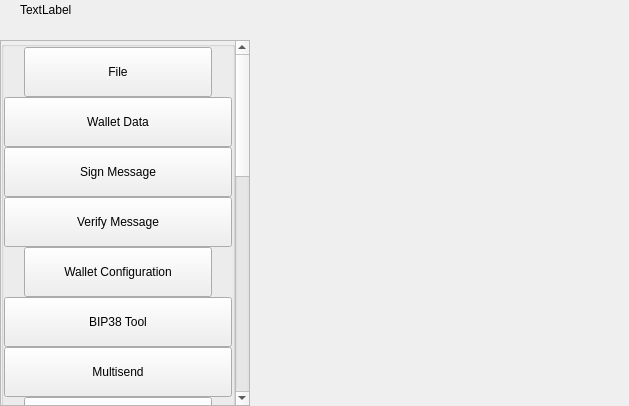
<?xml version="1.0" encoding="UTF-8"?>
<ui version="4.0">
 <class>SettingsWidget</class>
 <widget class="QWidget" name="SettingsWidget">
  <property name="geometry">
   <rect>
    <x>0</x>
    <y>0</y>
    <width>629</width>
    <height>406</height>
   </rect>
  </property>
  <property name="windowTitle">
   <string>Form</string>
  </property>
  <layout class="QHBoxLayout" name="horizontalLayout" stretch="1,2">
   <property name="spacing">
    <number>0</number>
   </property>
   <property name="leftMargin">
    <number>0</number>
   </property>
   <property name="topMargin">
    <number>0</number>
   </property>
   <property name="rightMargin">
    <number>0</number>
   </property>
   <property name="bottomMargin">
    <number>0</number>
   </property>
   <item>
    <widget class="QWidget" name="left" native="true">
     <property name="minimumSize">
      <size>
       <width>250</width>
       <height>0</height>
      </size>
     </property>
     <layout class="QVBoxLayout" name="verticalLayout_3">
      <property name="leftMargin">
       <number>0</number>
      </property>
      <property name="topMargin">
       <number>0</number>
      </property>
      <property name="rightMargin">
       <number>0</number>
      </property>
      <property name="bottomMargin">
       <number>0</number>
      </property>
      <item>
       <layout class="QVBoxLayout" name="verticalLayout_2">
        <property name="spacing">
         <number>0</number>
        </property>
        <item>
         <layout class="QHBoxLayout" name="horizontalLayout_3">
          <property name="spacing">
           <number>0</number>
          </property>
          <property name="leftMargin">
           <number>20</number>
          </property>
          <property name="rightMargin">
           <number>20</number>
          </property>
          <item>
           <widget class="QLabel" name="labelTitle">
            <property name="text">
             <string>TextLabel</string>
            </property>
           </widget>
          </item>
          <item>
           <spacer name="horizontalSpacer">
            <property name="orientation">
             <enum>Qt::Horizontal</enum>
            </property>
            <property name="sizeHint" stdset="0">
             <size>
              <width>40</width>
              <height>20</height>
             </size>
            </property>
           </spacer>
          </item>
         </layout>
        </item>
        <item>
         <spacer name="verticalSpacer_2">
          <property name="orientation">
           <enum>Qt::Vertical</enum>
          </property>
          <property name="sizeType">
           <enum>QSizePolicy::Fixed</enum>
          </property>
          <property name="sizeHint" stdset="0">
           <size>
            <width>20</width>
            <height>20</height>
           </size>
          </property>
         </spacer>
        </item>
        <item>
         <layout class="QVBoxLayout" name="verticalLayout_6">
          <item>
           <widget class="QScrollArea" name="scrollArea">
            <property name="styleSheet">
             <string notr="true"/>
            </property>
            <property name="horizontalScrollBarPolicy">
             <enum>Qt::ScrollBarAlwaysOff</enum>
            </property>
            <property name="sizeAdjustPolicy">
             <enum>QAbstractScrollArea::AdjustIgnored</enum>
            </property>
            <property name="widgetResizable">
             <bool>true</bool>
            </property>
            <property name="alignment">
             <set>Qt::AlignLeading|Qt::AlignLeft|Qt::AlignTop</set>
            </property>
            <widget class="QWidget" name="scrollAreaWidgetContents">
             <property name="geometry">
              <rect>
               <x>0</x>
               <y>0</y>
               <width>230</width>
               <height>1037</height>
              </rect>
             </property>
             <property name="autoFillBackground">
              <bool>true</bool>
             </property>
             <layout class="QVBoxLayout" name="verticalLayout_7">
              <property name="spacing">
               <number>0</number>
              </property>
              <property name="sizeConstraint">
               <enum>QLayout::SetDefaultConstraint</enum>
              </property>
              <property name="leftMargin">
               <number>0</number>
              </property>
              <property name="topMargin">
               <number>0</number>
              </property>
              <property name="rightMargin">
               <number>0</number>
              </property>
              <property name="bottomMargin">
               <number>0</number>
              </property>
              <item>
               <layout class="QVBoxLayout" name="verticalLayout">
                <item>
                 <widget class="QGroupBox" name="groupBox">
                  <property name="title">
                   <string/>
                  </property>
                  <layout class="QVBoxLayout" name="verticalLayout_9">
                   <property name="spacing">
                    <number>0</number>
                   </property>
                   <property name="leftMargin">
                    <number>0</number>
                   </property>
                   <property name="topMargin">
                    <number>0</number>
                   </property>
                   <property name="rightMargin">
                    <number>0</number>
                   </property>
                   <property name="bottomMargin">
                    <number>0</number>
                   </property>
                   <item>
                    <layout class="QHBoxLayout" name="horizontalLayout_2">
                     <property name="spacing">
                      <number>0</number>
                     </property>
                     <property name="leftMargin">
                      <number>20</number>
                     </property>
                     <property name="rightMargin">
                      <number>20</number>
                     </property>
                     <item alignment="Qt::AlignTop">
                      <widget class="QPushButton" name="pushButtonFile">
                       <property name="minimumSize">
                        <size>
                         <width>0</width>
                         <height>50</height>
                        </size>
                       </property>
                       <property name="maximumSize">
                        <size>
                         <width>16777215</width>
                         <height>50</height>
                        </size>
                       </property>
                       <property name="text">
                        <string>File</string>
                       </property>
                       <property name="checkable">
                        <bool>true</bool>
                       </property>
                       <property name="autoExclusive">
                        <bool>false</bool>
                       </property>
                      </widget>
                     </item>
                    </layout>
                   </item>
                   <item>
                    <widget class="QWidget" name="fileButtonsWidget" native="true">
                     <layout class="QVBoxLayout" name="verticalLayout_8">
                      <property name="spacing">
                       <number>0</number>
                      </property>
                      <property name="leftMargin">
                       <number>0</number>
                      </property>
                      <property name="topMargin">
                       <number>0</number>
                      </property>
                      <property name="rightMargin">
                       <number>0</number>
                      </property>
                      <property name="bottomMargin">
                       <number>0</number>
                      </property>
                      <item>
                       <widget class="QPushButton" name="pushButtonFile2">
                        <property name="minimumSize">
                         <size>
                          <width>0</width>
                          <height>50</height>
                         </size>
                        </property>
                        <property name="maximumSize">
                         <size>
                          <width>16777215</width>
                          <height>50</height>
                         </size>
                        </property>
                        <property name="text">
                         <string>Wallet Data</string>
                        </property>
                        <property name="checkable">
                         <bool>true</bool>
                        </property>
                        <property name="autoExclusive">
                         <bool>true</bool>
                        </property>
                       </widget>
                      </item>
                      <item>
                       <widget class="QPushButton" name="pushButtonFile3">
                        <property name="minimumSize">
                         <size>
                          <width>0</width>
                          <height>50</height>
                         </size>
                        </property>
                        <property name="maximumSize">
                         <size>
                          <width>16777215</width>
                          <height>50</height>
                         </size>
                        </property>
                        <property name="text">
                         <string>Sign Message</string>
                        </property>
                        <property name="checkable">
                         <bool>true</bool>
                        </property>
                        <property name="autoExclusive">
                         <bool>true</bool>
                        </property>
                       </widget>
                      </item>
                      <item>
                       <widget class="QPushButton" name="pushButtonFile4">
                        <property name="minimumSize">
                         <size>
                          <width>0</width>
                          <height>50</height>
                         </size>
                        </property>
                        <property name="maximumSize">
                         <size>
                          <width>16777215</width>
                          <height>50</height>
                         </size>
                        </property>
                        <property name="text">
                         <string>Verify Message</string>
                        </property>
                        <property name="checkable">
                         <bool>true</bool>
                        </property>
                        <property name="autoExclusive">
                         <bool>true</bool>
                        </property>
                       </widget>
                      </item>
                     </layout>
                    </widget>
                   </item>
                   <item>
                    <layout class="QHBoxLayout" name="horizontalLayout_2">
                     <property name="spacing">
                      <number>0</number>
                     </property>
                     <property name="leftMargin">
                      <number>20</number>
                     </property>
                     <property name="rightMargin">
                      <number>20</number>
                     </property>
                     <item alignment="Qt::AlignTop">
                      <widget class="QPushButton" name="pushButtonConfiguration">
                       <property name="minimumSize">
                        <size>
                         <width>0</width>
                         <height>50</height>
                        </size>
                       </property>
                       <property name="maximumSize">
                        <size>
                         <width>16777215</width>
                         <height>50</height>
                        </size>
                       </property>
                       <property name="text">
                        <string>Wallet Configuration</string>
                       </property>
                       <property name="checkable">
                        <bool>true</bool>
                       </property>
                       <property name="autoExclusive">
                        <bool>false</bool>
                       </property>
                      </widget>
                     </item>
                    </layout>
                   </item>
                   <item>
                    <widget class="QWidget" name="configurationButtonsWidget" native="true">
                     <layout class="QVBoxLayout" name="verticalLayout_10">
                      <property name="spacing">
                       <number>0</number>
                      </property>
                      <property name="leftMargin">
                       <number>0</number>
                      </property>
                      <property name="topMargin">
                       <number>0</number>
                      </property>
                      <property name="rightMargin">
                       <number>0</number>
                      </property>
                      <property name="bottomMargin">
                       <number>0</number>
                      </property>
                      <item>
                       <widget class="QPushButton" name="pushButtonConfiguration3">
                        <property name="minimumSize">
                         <size>
                          <width>0</width>
                          <height>50</height>
                         </size>
                        </property>
                        <property name="maximumSize">
                         <size>
                          <width>16777215</width>
                          <height>50</height>
                         </size>
                        </property>
                        <property name="text">
                         <string>BIP38 Tool</string>
                        </property>
                        <property name="checkable">
                         <bool>true</bool>
                        </property>
                        <property name="autoExclusive">
                         <bool>true</bool>
                        </property>
                       </widget>
                      </item>
                      <item>
                       <widget class="QPushButton" name="pushButtonConfiguration4">
                        <property name="minimumSize">
                         <size>
                          <width>0</width>
                          <height>50</height>
                         </size>
                        </property>
                        <property name="maximumSize">
                         <size>
                          <width>16777215</width>
                          <height>50</height>
                         </size>
                        </property>
                        <property name="text">
                         <string>Multisend</string>
                        </property>
                        <property name="checkable">
                         <bool>true</bool>
                        </property>
                        <property name="autoExclusive">
                         <bool>true</bool>
                        </property>
                       </widget>
                      </item>
                     </layout>
                    </widget>
                   </item>
                   <item>
                    <layout class="QHBoxLayout" name="horizontalLayout_2">
                     <property name="spacing">
                      <number>0</number>
                     </property>
                     <property name="leftMargin">
                      <number>20</number>
                     </property>
                     <property name="rightMargin">
                      <number>20</number>
                     </property>
                     <item alignment="Qt::AlignTop">
                      <widget class="QPushButton" name="pushButtonOptions">
                       <property name="minimumSize">
                        <size>
                         <width>0</width>
                         <height>50</height>
                        </size>
                       </property>
                       <property name="maximumSize">
                        <size>
                         <width>16777215</width>
                         <height>50</height>
                        </size>
                       </property>
                       <property name="text">
                        <string>Options</string>
                       </property>
                       <property name="checkable">
                        <bool>true</bool>
                       </property>
                       <property name="autoExclusive">
                        <bool>false</bool>
                       </property>
                      </widget>
                     </item>
                    </layout>
                   </item>
                   <item>
                    <widget class="QWidget" name="optionsButtonsWidget" native="true">
                     <layout class="QVBoxLayout" name="verticalLayout_11">
                      <property name="spacing">
                       <number>0</number>
                      </property>
                      <property name="leftMargin">
                       <number>0</number>
                      </property>
                      <property name="topMargin">
                       <number>0</number>
                      </property>
                      <property name="rightMargin">
                       <number>0</number>
                      </property>
                      <property name="bottomMargin">
                       <number>0</number>
                      </property>
                      <item>
                       <widget class="QPushButton" name="pushButtonOptions1">
                        <property name="minimumSize">
                         <size>
                          <width>0</width>
                          <height>50</height>
                         </size>
                        </property>
                        <property name="maximumSize">
                         <size>
                          <width>16777215</width>
                          <height>50</height>
                         </size>
                        </property>
                        <property name="text">
                         <string>Main</string>
                        </property>
                        <property name="checkable">
                         <bool>true</bool>
                        </property>
                        <property name="checked">
                         <bool>false</bool>
                        </property>
                        <property name="autoExclusive">
                         <bool>true</bool>
                        </property>
                       </widget>
                      </item>
                      <item>
                       <widget class="QPushButton" name="pushButtonOptions2">
                        <property name="minimumSize">
                         <size>
                          <width>0</width>
                          <height>50</height>
                         </size>
                        </property>
                        <property name="maximumSize">
                         <size>
                          <width>16777215</width>
                          <height>50</height>
                         </size>
                        </property>
                        <property name="text">
                         <string>Wallet</string>
                        </property>
                        <property name="checkable">
                         <bool>true</bool>
                        </property>
                        <property name="autoExclusive">
                         <bool>true</bool>
                        </property>
                       </widget>
                      </item>
                      <item>
                       <widget class="QPushButton" name="pushButtonOptions3">
                        <property name="minimumSize">
                         <size>
                          <width>0</width>
                          <height>50</height>
                         </size>
                        </property>
                        <property name="maximumSize">
                         <size>
                          <width>16777215</width>
                          <height>50</height>
                         </size>
                        </property>
                        <property name="text">
                         <string>Network</string>
                        </property>
                        <property name="checkable">
                         <bool>true</bool>
                        </property>
                        <property name="autoExclusive">
                         <bool>true</bool>
                        </property>
                       </widget>
                      </item>
                      <item>
                       <widget class="QPushButton" name="pushButtonOptions4">
                        <property name="minimumSize">
                         <size>
                          <width>0</width>
                          <height>50</height>
                         </size>
                        </property>
                        <property name="maximumSize">
                         <size>
                          <width>16777215</width>
                          <height>50</height>
                         </size>
                        </property>
                        <property name="text">
                         <string>Window</string>
                        </property>
                        <property name="checkable">
                         <bool>true</bool>
                        </property>
                        <property name="autoExclusive">
                         <bool>true</bool>
                        </property>
                       </widget>
                      </item>
                      <item>
                       <widget class="QPushButton" name="pushButtonOptions5">
                        <property name="minimumSize">
                         <size>
                          <width>0</width>
                          <height>50</height>
                         </size>
                        </property>
                        <property name="maximumSize">
                         <size>
                          <width>16777215</width>
                          <height>50</height>
                         </size>
                        </property>
                        <property name="text">
                         <string>Display</string>
                        </property>
                        <property name="checkable">
                         <bool>true</bool>
                        </property>
                        <property name="autoExclusive">
                         <bool>true</bool>
                        </property>
                       </widget>
                      </item>
                     </layout>
                    </widget>
                   </item>
                   <item>
                    <layout class="QHBoxLayout" name="horizontalTools">
                     <property name="spacing">
                      <number>0</number>
                     </property>
                     <property name="leftMargin">
                      <number>20</number>
                     </property>
                     <property name="rightMargin">
                      <number>20</number>
                     </property>
                     <item alignment="Qt::AlignTop">
                      <widget class="QPushButton" name="pushButtonTools">
                       <property name="minimumSize">
                        <size>
                         <width>0</width>
                         <height>50</height>
                        </size>
                       </property>
                       <property name="maximumSize">
                        <size>
                         <width>16777215</width>
                         <height>50</height>
                        </size>
                       </property>
                       <property name="text">
                        <string>Tools</string>
                       </property>
                       <property name="checkable">
                        <bool>true</bool>
                       </property>
                       <property name="autoExclusive">
                        <bool>false</bool>
                       </property>
                      </widget>
                     </item>
                    </layout>
                   </item>
                   <item>
                    <widget class="QWidget" name="toolsButtonsWidget" native="true">
                     <layout class="QVBoxLayout" name="verticalTools_11">
                      <property name="spacing">
                       <number>0</number>
                      </property>
                      <property name="leftMargin">
                       <number>0</number>
                      </property>
                      <property name="topMargin">
                       <number>0</number>
                      </property>
                      <property name="rightMargin">
                       <number>0</number>
                      </property>
                      <property name="bottomMargin">
                       <number>0</number>
                      </property>
                      <item>
                       <widget class="QPushButton" name="pushButtonTools1">
                        <property name="minimumSize">
                         <size>
                          <width>0</width>
                          <height>50</height>
                         </size>
                        </property>
                        <property name="maximumSize">
                         <size>
                          <width>16777215</width>
                          <height>50</height>
                         </size>
                        </property>
                        <property name="text">
                         <string>Information</string>
                        </property>
                        <property name="checkable">
                         <bool>true</bool>
                        </property>
                        <property name="checked">
                         <bool>false</bool>
                        </property>
                        <property name="autoExclusive">
                         <bool>true</bool>
                        </property>
                       </widget>
                      </item>
                      <item>
                       <widget class="QPushButton" name="pushButtonTools2">
                        <property name="minimumSize">
                         <size>
                          <width>0</width>
                          <height>50</height>
                         </size>
                        </property>
                        <property name="maximumSize">
                         <size>
                          <width>16777215</width>
                          <height>50</height>
                         </size>
                        </property>
                        <property name="text">
                         <string>Debug Console</string>
                        </property>
                        <property name="checkable">
                         <bool>true</bool>
                        </property>
                        <property name="autoExclusive">
                         <bool>true</bool>
                        </property>
                       </widget>
                      </item>
                      <item>
                       <widget class="QPushButton" name="pushButtonTools5">
                        <property name="minimumSize">
                         <size>
                          <width>0</width>
                          <height>50</height>
                         </size>
                        </property>
                        <property name="maximumSize">
                         <size>
                          <width>16777215</width>
                          <height>50</height>
                         </size>
                        </property>
                        <property name="text">
                         <string>Wallet Repair</string>
                        </property>
                        <property name="checkable">
                         <bool>true</bool>
                        </property>
                        <property name="autoExclusive">
                         <bool>true</bool>
                        </property>
                       </widget>
                      </item>
                     </layout>
                    </widget>
                   </item>
                   <item>
                    <layout class="QHBoxLayout" name="horizontalHelp">
                     <property name="spacing">
                      <number>0</number>
                     </property>
                     <property name="leftMargin">
                      <number>20</number>
                     </property>
                     <property name="rightMargin">
                      <number>20</number>
                     </property>
                     <item alignment="Qt::AlignTop">
                      <widget class="QPushButton" name="pushButtonHelp">
                       <property name="minimumSize">
                        <size>
                         <width>0</width>
                         <height>50</height>
                        </size>
                       </property>
                       <property name="maximumSize">
                        <size>
                         <width>16777215</width>
                         <height>50</height>
                        </size>
                       </property>
                       <property name="text">
                        <string>Help</string>
                       </property>
                       <property name="checkable">
                        <bool>true</bool>
                       </property>
                       <property name="autoExclusive">
                        <bool>false</bool>
                       </property>
                      </widget>
                     </item>
                    </layout>
                   </item>
                   <item>
                    <widget class="QWidget" name="helpButtonsWidget" native="true">
                     <layout class="QVBoxLayout" name="verticalHelp">
                      <property name="spacing">
                       <number>0</number>
                      </property>
                      <property name="leftMargin">
                       <number>0</number>
                      </property>
                      <property name="topMargin">
                       <number>0</number>
                      </property>
                      <property name="rightMargin">
                       <number>0</number>
                      </property>
                      <property name="bottomMargin">
                       <number>0</number>
                      </property>
                      <item>
                       <widget class="QPushButton" name="pushButtonHelp1">
                        <property name="minimumSize">
                         <size>
                          <width>0</width>
                          <height>50</height>
                         </size>
                        </property>
                        <property name="maximumSize">
                         <size>
                          <width>16777215</width>
                          <height>50</height>
                         </size>
                        </property>
                        <property name="text">
                         <string>FAQ</string>
                        </property>
                        <property name="checkable">
                         <bool>true</bool>
                        </property>
                        <property name="checked">
                         <bool>false</bool>
                        </property>
                        <property name="autoExclusive">
                         <bool>true</bool>
                        </property>
                       </widget>
                      </item>
                      <item>
                       <widget class="QPushButton" name="pushButtonHelp2">
                        <property name="minimumSize">
                         <size>
                          <width>0</width>
                          <height>50</height>
                         </size>
                        </property>
                        <property name="maximumSize">
                         <size>
                          <width>16777215</width>
                          <height>50</height>
                         </size>
                        </property>
                        <property name="text">
                         <string>About PIVX</string>
                        </property>
                        <property name="checkable">
                         <bool>true</bool>
                        </property>
                        <property name="autoExclusive">
                         <bool>true</bool>
                        </property>
                       </widget>
                      </item>
                     </layout>
                    </widget>
                   </item>
                  </layout>
                 </widget>
                </item>
               </layout>
              </item>
             </layout>
            </widget>
           </widget>
          </item>
         </layout>
        </item>
       </layout>
      </item>
     </layout>
    </widget>
   </item>
   <item>
    <widget class="QWidget" name="right" native="true">
     <layout class="QVBoxLayout" name="verticalLayout_5">
      <property name="leftMargin">
       <number>0</number>
      </property>
      <property name="topMargin">
       <number>0</number>
      </property>
      <property name="rightMargin">
       <number>0</number>
      </property>
      <property name="bottomMargin">
       <number>0</number>
      </property>
      <item>
       <layout class="QVBoxLayout" name="verticalLayout_4">
        <property name="spacing">
         <number>6</number>
        </property>
        <item>
         <layout class="QVBoxLayout" name="verticalLayout">
          <item>
           <widget class="QStackedWidget" name="stackedWidgetContainer"/>
          </item>
         </layout>
        </item>
       </layout>
      </item>
     </layout>
    </widget>
   </item>
  </layout>
 </widget>
 <resources/>
 <connections/>
</ui>
